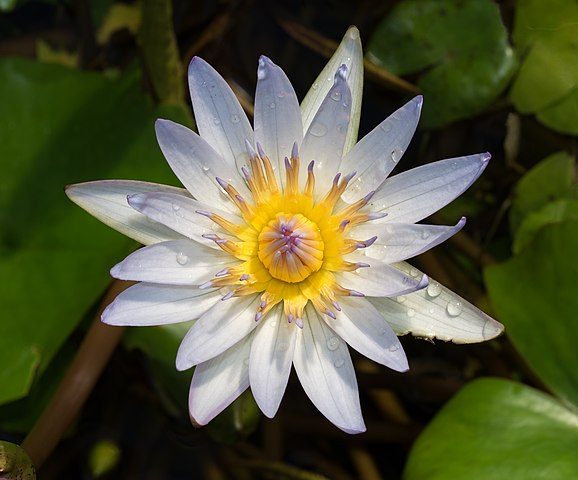
#> input picture exercises/my_solutions/ex1_6/flower.jpg, 578 x 480 px, found by its file name
$ python ex1_6_11.py
#> lines starting #> are read from the running program, lines starting #| are printed output that depends on the picture
import numpy as np
import cv2
import matplotlib.pyplot as plt

image = cv2.imread('exercises/my_solutions/ex1/flower.jpg')
#> image is the input picture: shape (480, 578, 3); mean B, G, R 57.5, 87.7, 85.1

reference_color = (178, 180, 187)

# Calculate the Euclidean distance between each pixel and the reference color
distances = np.sqrt(np.sum((image - reference_color) ** 2, axis=2))
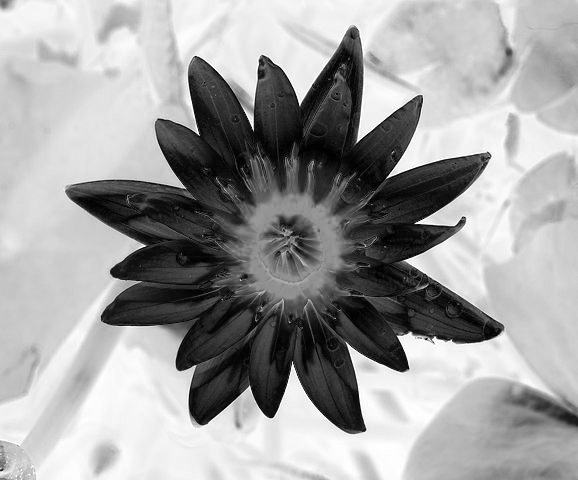
#> distances: shape (480, 578) float64; min 1.41, max 314.7, mean 198.8; drawn with min black and max white
#cv2.imshow('Distances', distances.astype(np.uint8))
cv2.imwrite('exercises/my_solutions/ex1/1_6_11_distances.png', distances)  # Save the distances image
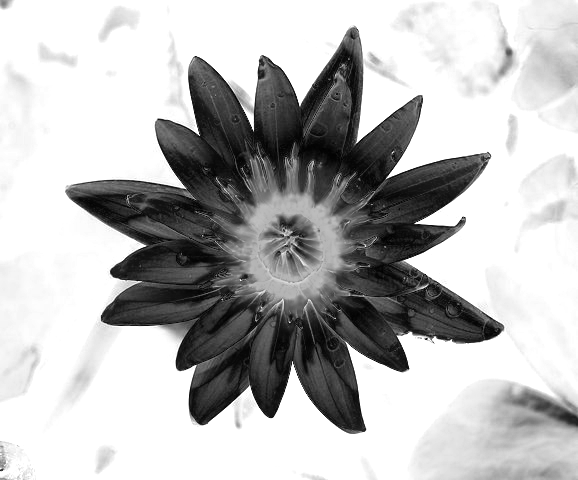
#> saved as 1_6_11_distances.png: shape (480, 578); min 1, max 255, mean 185.8
print (f"Distances shape: {distances.shape}")
#| Distances shape: (480, 578)
